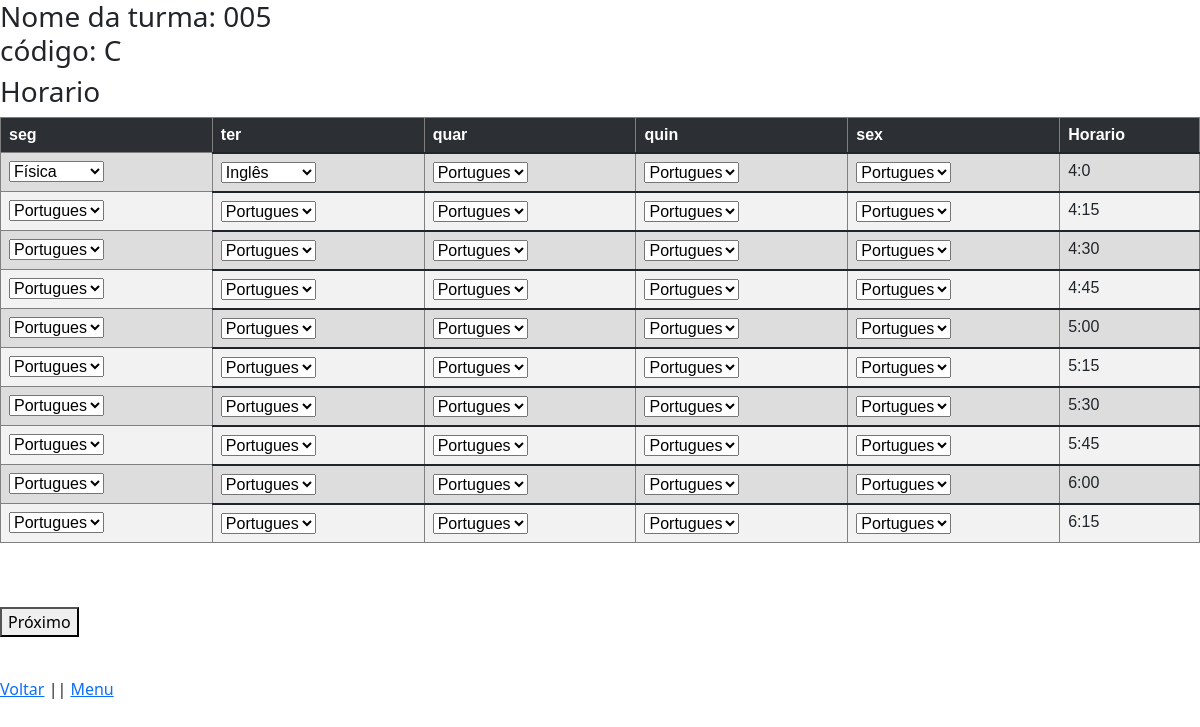
Page /edit_turma.php?nomeTurma=005&cod=C on the committed database.
### tables this page shows
CREATE TABLE `horarioturmac` (
  `cod` int(11) NOT NULL,
  `dias` varchar(30) DEFAULT NULL,
  `horario` varchar(30) DEFAULT NULL,
  `seg` int(11) DEFAULT NULL,
  `ter` int(11) DEFAULT NULL,
  `quar` int(11) DEFAULT NULL,
  `quin` int(11) DEFAULT NULL,
  `sex` int(11) DEFAULT NULL
);

### edit_form_turma.php (the view, shortened to what this page needs)
<docytipe html>
    <head>
        <link href="https://cdn.jsdelivr.net/npm/bootstrap@5.1.3/dist/css/bootstrap.min.css" rel="stylesheet">
    </head>
    <?php
    include_once("includes/config.php");
    ?>
    <body>
        <?php
            $codTurma = $_GET['cod'];
            $nomeTurma = $_GET['nomeTurma'];
            $linha1 = array();
            echo "<h3>Nome da turma: $nomeTurma <br> código: $codTurma</h3>";
        ?>
        <h3>Horario</h3>
         <form action='edit_form2_turma.php' method='post'>
         <table class="table table-dark table-striped">
            <tr>
                <?php
                $q = "SELECT MIN(cod) AS minCod, MAX(cod) AS maxCod FROM horarioturma$codTurma ";
                if($banco->query($q)){
                    $busca = $banco->query($q);
                    $reg = $busca->fetch_object();
                    $minCod = $reg->minCod;
                    $minCod1 = $reg->minCod;
                    $maxCod = $reg->maxCod;
                    while($minCod <= $maxCod){
                        $q = "SELECT * FROM horarioTurma$codTurma WHERE cod = $minCod";
                        if($banco->query($q)){
                            $busca = $banco->query($q);
                            $reg = $busca->fetch_object();
                            $dia = $reg->dias?? null;
                            if($dia != null){
                                echo "<th>$dia</th>";
                                $dias[] = $dia;
                            }
                            $minCod++;
                        }else{
                            echo "Erro na busca do horario, tente novamente mais tarde!";
                        }
                    }
                    $minCod = $minCod1;
                }else{
                    echo "Erro na busca, tente novamente mais tarde!";
                }
                ?>
                <th>Horario</th>
            </tr>
            <?php
                $q1 = "SELECT min(codDisciplina) AS menorCodDisciplina, max(codDisciplina) AS maiorCodDisciplina FROM disciplina;";
                $banco->query($q1);
                $busca1 = $banco->query($q1);
                $reg1 = $busca1->fetch_object();
                $menorCodDisciplina1 = $reg1->menorCodDisciplina;
                $maiorCodDisciplina = $reg1->maiorCodDisciplina;
                $cordenadaLinha = 0;
              $countDias = count($dias);
              while($minCod <= $maxCod){
                  echo "<tr class='table table-striped'>";
                  $q = "SELECT horario, ";
                 $c = 0;
                 while($c < $countDias){
                    $dia = $dias[$c];
                    if($c == $countDias-1){
                        $q.= "$dia ";
                    }else{
                        $q.= "$dia,";
                    }
                    $c++;
                  }
                  $q.="FROM horarioturma$codTurma WHERE cod = $minCod";
                  if($banco->query($q)){
                        $busca = $banco->query($q);
                        $reg = $busca->fetch_object();
                        $b = 0;
                        while($b < $countDias){
                            $dia = $dias[$b];
                            $var = $reg->$dia;
                            $linha1[] = $cordenadaLinha;
                            if($var != "0"){
                                ?>
                                <td><select id='<?php print_r($linha1[$cordenadaLinha])?>' name='<?php print_r($linha1[$cordenadaLinha])?>'>
                                <?php
                                $menorCodDisciplina = $menorCodDisciplina1+1;
                                while($menorCodDisciplina <= $maiorCodDisciplina){
                                    $q2 = "SELECT nomeDisciplina, codDisciplina FROM disciplina WHERE codDisciplina = $menorCodDisciplina";
                                    if($banco->query($q2)){
                                        $busca2 = $banco->query($q2);
                                        $reg2 = $busca2->fetch_object();
                                        $codDisciplina = $reg2->codDisciplina?? null;
                                        $nomeDisciplina = $reg2->nomeDisciplina;
                                        if($codDisciplina == null){
                                            $menorCodDisciplina++;
                                        }else{
                                            if($var == $menorCodDisciplina){
                                                echo "<option selected value='$codDisciplina'>$nomeDisciplina</option>";
                                            }else{
                                                echo "<option value='$codDisciplina'>$nomeDisciplina</option>";
                                            }
                                            $menorCodDisciplina++;
                                        }
                                    }else{
                                        echo "Algo deu errado na busca das disciplinas, tente novamente mais tarde!";
                                    }
                                }
                            echo "</select></td>";
                            }else{
                                ?>
                                <input type='hidden' id='<?php print_r($linha1[$cordenadaLinha])?>' name='<?php print_r($linha1[$cordenadaLinha])?>' value='intervalo'>
                                <?php
                                echo "<td>intervalo</td>";
                            }
                            if($b == $countDias-1){
                                echo "<td>$reg->horario</td>";
                            }
                            $cordenadaLinha++;
                            $b++;
                        }
                  }else{
                      echo "Algo deu errado tente novamente mais tarde!";
                  }
                  $minCod++;
              }
            ?>
         </table>
         <Br><br><button type='submit'>Próximo</button>
         </form>
        <br><a href='view_turma.php'>Voltar</a> ||
        <a href='index.php'>Menu</a>
    </body>
</html>

### edit_form_turma.php (style rules this page uses)
table { font-family: arial, sans-serif; width: 100%; }
td, th { border: 1px solid grey; text-align: left; padding: 5px; }
tr:nth-child(even) { background-color: #dddddd; }

### rows in the picture
horarioturmac: dias "seg", horario "4:0"
horarioturmac: dias "ter", horario "4:15"
horarioturmac: dias "quar", horario "4:30"
horarioturmac: dias "quin", horario "4:45"
horarioturmac: dias "sex", horario "5:00"
horarioturmac: horario "5:15"
horarioturmac: horario "5:30"
horarioturmac: horario "5:45"
horarioturmac: horario "6:00"
horarioturmac: horario "6:15"

### other values in the picture
$codTurma "C"
form field value "Física"
form field value "Inglês"
form field value "Portugues"
